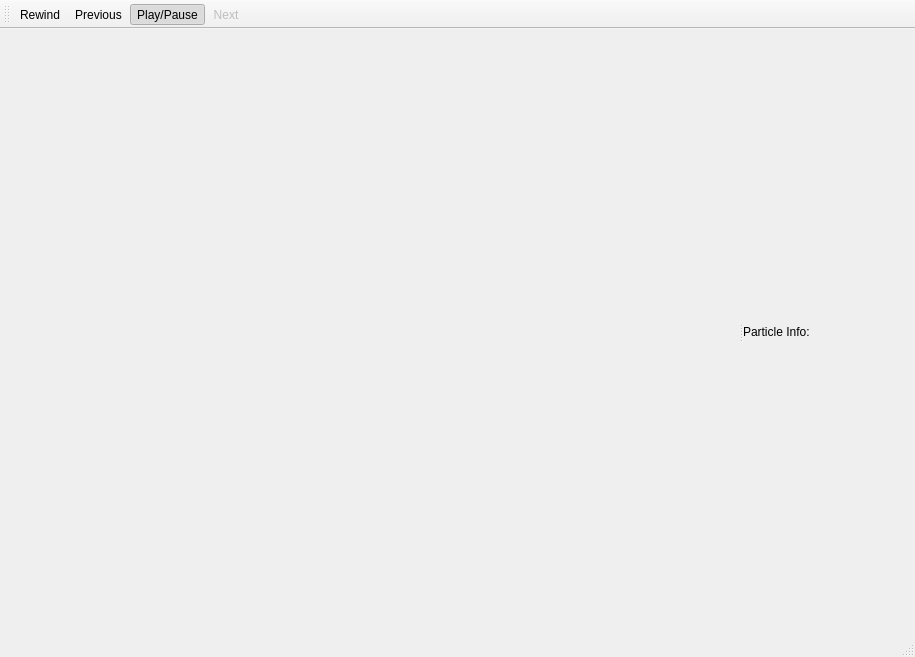
<?xml version="1.0" encoding="UTF-8"?>
<ui version="4.0">
 <class>ObjMainWindow</class>
 <widget class="QMainWindow" name="ObjMainWindow">
  <property name="geometry">
   <rect>
    <x>0</x>
    <y>0</y>
    <width>915</width>
    <height>657</height>
   </rect>
  </property>
  <property name="windowTitle">
   <string>Surface Animation Replay</string>
  </property>
  <widget class="QWidget" name="centralwidget">
   <layout class="QVBoxLayout" name="verticalLayout">
    <item>
     <widget class="QSplitter" name="splitter">
      <property name="orientation">
       <enum>Qt::Horizontal</enum>
      </property>
      <widget class="ObjGlWidget" name="glWidget" native="true">
       <property name="minimumSize">
        <size>
         <width>300</width>
         <height>0</height>
        </size>
       </property>
      </widget>
      <widget class="QWidget" name="widget" native="true">
       <layout class="QVBoxLayout" name="verticalLayout_2">
        <item>
         <widget class="QLabel" name="label">
          <property name="text">
           <string>Particle Info:</string>
          </property>
         </widget>
        </item>
       </layout>
      </widget>
     </widget>
    </item>
   </layout>
  </widget>
  <widget class="QMenuBar" name="menubar">
   <property name="geometry">
    <rect>
     <x>0</x>
     <y>0</y>
     <width>915</width>
     <height>22</height>
    </rect>
   </property>
  </widget>
  <widget class="QStatusBar" name="statusbar">
   <property name="statusTip">
    <string>Status</string>
   </property>
   <property name="whatsThis">
    <string/>
   </property>
   <property name="accessibleName">
    <string/>
   </property>
  </widget>
  <widget class="QToolBar" name="toolBar">
   <property name="windowTitle">
    <string>toolBar</string>
   </property>
   <attribute name="toolBarArea">
    <enum>TopToolBarArea</enum>
   </attribute>
   <attribute name="toolBarBreak">
    <bool>false</bool>
   </attribute>
   <addaction name="actionRewind"/>
   <addaction name="actionPrevious"/>
   <addaction name="actionPlayPause"/>
   <addaction name="actionNext"/>
  </widget>
  <action name="actionNext">
   <property name="enabled">
    <bool>false</bool>
   </property>
   <property name="icon">
    <iconset resource="../images.qrc">
     <normaloff>:/images/resources/step-forward-normal.png</normaloff>:/images/resources/step-forward-normal.png</iconset>
   </property>
   <property name="text">
    <string>Next</string>
   </property>
   <property name="toolTip">
    <string>Take a single timestep</string>
   </property>
   <property name="shortcut">
    <string>Right</string>
   </property>
  </action>
  <action name="actionPlayPause">
   <property name="checkable">
    <bool>true</bool>
   </property>
   <property name="checked">
    <bool>true</bool>
   </property>
   <property name="icon">
    <iconset resource="../images.qrc">
     <normaloff>:/images/resources/pause-normal.png</normaloff>
     <normalon>:/images/resources/play-normal.png</normalon>:/images/resources/pause-normal.png</iconset>
   </property>
   <property name="text">
    <string>Play/Pause</string>
   </property>
   <property name="toolTip">
    <string>Play/Pause</string>
   </property>
   <property name="shortcut">
    <string>Space</string>
   </property>
  </action>
  <action name="actionPrevious">
   <property name="icon">
    <iconset resource="../images.qrc">
     <normaloff>:/images/resources/step-backward-normal.png</normaloff>:/images/resources/step-backward-normal.png</iconset>
   </property>
   <property name="text">
    <string>Previous</string>
   </property>
   <property name="toolTip">
    <string>Previous Frame</string>
   </property>
   <property name="shortcut">
    <string>Left</string>
   </property>
  </action>
  <action name="actionRewind">
   <property name="icon">
    <iconset resource="../images.qrc">
     <normaloff>:/images/resources/first-normal.png</normaloff>:/images/resources/first-normal.png</iconset>
   </property>
   <property name="text">
    <string>Rewind</string>
   </property>
   <property name="toolTip">
    <string>Go back to the beginning</string>
   </property>
   <property name="shortcut">
    <string>0</string>
   </property>
  </action>
 </widget>
 <customwidgets>
  <customwidget>
   <class>ObjGlWidget</class>
   <extends>QWidget</extends>
   <header>gui/playback/ObjGlWidget.h</header>
   <container>1</container>
  </customwidget>
 </customwidgets>
 <resources>
  <include location="../images.qrc"/>
 </resources>
 <connections>
  <connection>
   <sender>actionPlayPause</sender>
   <signal>toggled(bool)</signal>
   <receiver>ObjMainWindow</receiver>
   <slot>togglePlayPause(bool)</slot>
   <hints>
    <hint type="sourcelabel">
     <x>-1</x>
     <y>-1</y>
    </hint>
    <hint type="destinationlabel">
     <x>457</x>
     <y>328</y>
    </hint>
   </hints>
  </connection>
  <connection>
   <sender>actionRewind</sender>
   <signal>triggered()</signal>
   <receiver>ObjMainWindow</receiver>
   <slot>rewind()</slot>
   <hints>
    <hint type="sourcelabel">
     <x>-1</x>
     <y>-1</y>
    </hint>
    <hint type="destinationlabel">
     <x>457</x>
     <y>328</y>
    </hint>
   </hints>
  </connection>
  <connection>
   <sender>actionPrevious</sender>
   <signal>triggered()</signal>
   <receiver>ObjMainWindow</receiver>
   <slot>prevFrame()</slot>
   <hints>
    <hint type="sourcelabel">
     <x>-1</x>
     <y>-1</y>
    </hint>
    <hint type="destinationlabel">
     <x>457</x>
     <y>328</y>
    </hint>
   </hints>
  </connection>
  <connection>
   <sender>actionNext</sender>
   <signal>triggered()</signal>
   <receiver>ObjMainWindow</receiver>
   <slot>nextFrame()</slot>
   <hints>
    <hint type="sourcelabel">
     <x>-1</x>
     <y>-1</y>
    </hint>
    <hint type="destinationlabel">
     <x>457</x>
     <y>328</y>
    </hint>
   </hints>
  </connection>
 </connections>
</ui>
